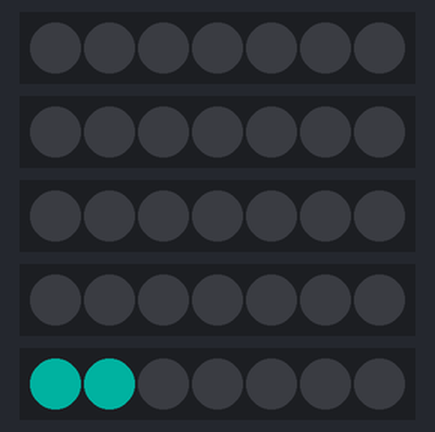
A sketch run on a simulated ESP32. On the bench: 5 × 7 RGB LEDs in strip order, left to right. Dim RGB values are drawn brighter than linear; WiFi joins after 1.5 s; servers stay silent unless stated; the local clock reads 2024-03-15 10:24:30 at power-on unless the sketch sets it; what the sketch prints to the serial monitor is not drawn.

Above: at 3.6 s.
At 4.6 s:
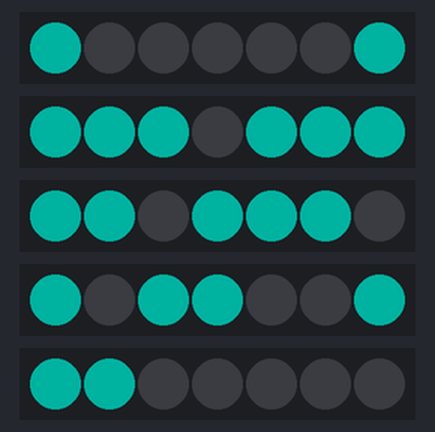
At 31.6 s:
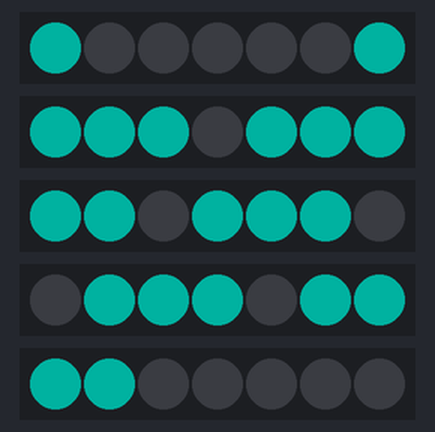
At 91.6 s:
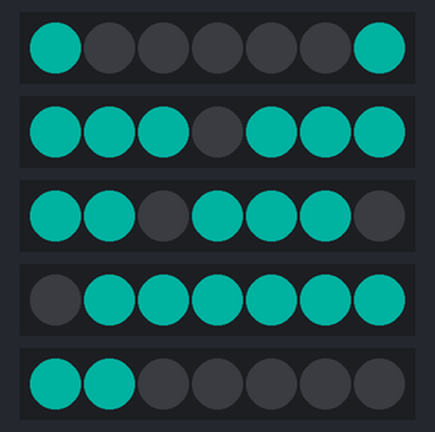
Timing chart, 0 to 93.1 s (numbered marks = the images above):
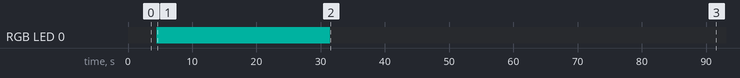

Measured:
- by itself, RGB LED 0: off → RGB(0, 59, 53) at 4.5 s, → off 27.0 s later
- what the display in image 0 shows lasts 1.0 s, from 3.5 s to 4.5 s
- what the display in image 1 shows lasts 27.0 s, from 4.5 s to 31.5 s
- what the display in image 2 shows lasts 60.1 s, from 31.5 s to 91.6 s

The sketch:

reloj_pro_a_casa_sol_iot.ino
```cpp
#include <WiFi.h>
#include "time.h"
#include <Wire.h>
#include <Adafruit_NeoPixel.h>

const char* ssid     = "ORT-IoT";
const char* password = "OrtIOTnew22";

const char* ntpServer = "pool.ntp.org";
const long  gmtOffset_sec = -10800;
const int   daylightOffset_sec = 0;

Adafruit_NeoPixel digito_1 = Adafruit_NeoPixel(7, 16, NEO_GRB + NEO_KHZ800);
Adafruit_NeoPixel digito_2 = Adafruit_NeoPixel(7, 17, NEO_GRB + NEO_KHZ800);
Adafruit_NeoPixel digito_3 = Adafruit_NeoPixel(7, 5, NEO_GRB + NEO_KHZ800);
Adafruit_NeoPixel digito_4 = Adafruit_NeoPixel(7, 18, NEO_GRB + NEO_KHZ800);
Adafruit_NeoPixel puntitos = Adafruit_NeoPixel(7, 19, NEO_GRB + NEO_KHZ800);

volatile unsigned long color = 0X009688;
void setup(){
  Serial.begin(115200);

  // Connect to Wi-Fi
  Serial.print("Connecting to ");
  Serial.println(ssid);
  WiFi.begin(ssid, password);
  while (WiFi.status() != WL_CONNECTED) {
    delay(500);
    Serial.print(".");
  }
  Serial.println("");
  Serial.println("WiFi connected.");

  // Init and get the time
  configTime(gmtOffset_sec, daylightOffset_sec, ntpServer);
  printLocalTime();

  //disconnect WiFi as it's no longer needed
  WiFi.disconnect(true);
  WiFi.mode(WIFI_OFF);

  digito_1.begin();
  digito_2.begin();
  digito_3.begin();
  digito_4.begin();
  puntitos.begin();

  digito_1.setBrightness(100);
  digito_2.setBrightness(100);
  digito_3.setBrightness(100);
  digito_4.setBrightness(100);
  puntitos.setBrightness(100);

  puntitos.setPixelColor(0, 0X009688);
  puntitos.setPixelColor(1, 0X009688);
  puntitos.show();
}

void loop(){
  delay(1000);
  printLocalTime();
}

void printLocalTime(){
  struct tm timeinfo;
  if(!getLocalTime(&timeinfo)){
    Serial.println("Failed to obtain time");
    return;
  }
  char hour[3];
  char minute[3];
  strftime(hour,3, "%H", &timeinfo);
  Serial.println(hour);
  strftime(minute,3, "%M", &timeinfo);
  Serial.println(minute);

  puntitos.setPixelColor(0, color);
  puntitos.setPixelColor(1, color);
  puntitos.show();

  switch (calcularDecena(atoi(hour))) {
    case 0: numero_0 (&digito_1); break;
    case 1: numero_1 (&digito_1); break;
    case 2: numero_2 (&digito_1); break;
    case 3: numero_3 (&digito_1); break;
    case 4: numero_4 (&digito_1); break;
    case 5: numero_5 (&digito_1); break;
    case 6: numero_6 (&digito_1); break;
    case 7: numero_7 (&digito_1); break;
    case 8: numero_8 (&digito_1); break;
    case 9: numero_9 (&digito_1); break;
  }

  switch (calcularUnidad(atoi(hour))) {
    case 0: numero_0 (&digito_2); break;
    case 1: numero_1 (&digito_2); break;
    case 2: numero_2 (&digito_2); break;
    case 3: numero_3 (&digito_2); break;
    case 4: numero_4 (&digito_2); break;
    case 5: numero_5 (&digito_2); break;
    case 6: numero_6 (&digito_2); break;
    case 7: numero_7 (&digito_2); break;
    case 8: numero_8 (&digito_2); break;
    case 9: numero_9 (&digito_2); break;
  }
  switch (calcularDecena(atoi(minute))) {
    case 0: numero_0 (&digito_3); break;
    case 1: numero_1 (&digito_3); break;
    case 2: numero_2 (&digito_3); break;
    case 3: numero_3 (&digito_3); break;
    case 4: numero_4 (&digito_3); break;
    case 5: numero_5 (&digito_3); break;
    case 6: numero_6 (&digito_3); break;
    case 7: numero_7 (&digito_3); break;
    case 8: numero_8 (&digito_3); break;
    case 9: numero_9 (&digito_3); break;
  }

  switch (calcularUnidad(atoi(minute))) {
    case 0: numero_0 (&digito_4); break;
    case 1: numero_1 (&digito_4); break;
    case 2: numero_2 (&digito_4); break;
    case 3: numero_3 (&digito_4); break;
    case 4: numero_4 (&digito_4); break;
    case 5: numero_5 (&digito_4); break;
    case 6: numero_6 (&digito_4); break;
    case 7: numero_7 (&digito_4); break;
    case 8: numero_8 (&digito_4); break;
    case 9: numero_9 (&digito_4); break;
  }
  delay(2000);
}

int calcularUnidad(int num) {
  return num % 10;
}

int calcularDecena(int num) {
  return (num/10) % 10;
}


void numero_0 (Adafruit_NeoPixel *tira){
  tira->setPixelColor(0, color);
  tira->setPixelColor(1, color);
  tira->setPixelColor(2, color);
  tira->setPixelColor(3, 0, 0, 0);
  tira->setPixelColor(4, color);
  tira->setPixelColor(5, color);
  tira->setPixelColor(6, color);

  tira->show();
}

void numero_1 (Adafruit_NeoPixel *tira){
  tira->setPixelColor(0, color);
  tira->setPixelColor(1, 0, 0, 0);
  tira->setPixelColor(2, 0, 0, 0);
  tira->setPixelColor(3, 0, 0, 0);
  tira->setPixelColor(4, 0, 0, 0);
  tira->setPixelColor(5, 0, 0, 0);
  tira->setPixelColor(6, color);

  tira->show();
}

void numero_2 (Adafruit_NeoPixel *tira){
  tira->setPixelColor(0, color);
  tira->setPixelColor(1, color);
  tira->setPixelColor(2, 0, 0, 0);
  tira->setPixelColor(3, color);
  tira->setPixelColor(4, color);
  tira->setPixelColor(5, color);
  tira->setPixelColor(6, 0, 0, 0);

  tira->show();
}

void numero_3 (Adafruit_NeoPixel *tira){
  tira->setPixelColor(0, color);
  tira->setPixelColor(1, color);
  tira->setPixelColor(2, 0, 0, 0);
  tira->setPixelColor(3, color);
  tira->setPixelColor(4, 0, 0, 0);
  tira->setPixelColor(5, color);
  tira->setPixelColor(6, color);

  tira->show();
}

void numero_4 (Adafruit_NeoPixel *tira){
  tira->setPixelColor(0, color);
  tira->setPixelColor(1, 0, 0, 0);
  tira->setPixelColor(2, color);
  tira->setPixelColor(3, color);
  tira->setPixelColor(4, 0, 0, 0);
  tira->setPixelColor(5, 0, 0, 0);
  tira->setPixelColor(6, color);

  tira->show();
}

void numero_5 (Adafruit_NeoPixel *tira){
  tira->setPixelColor(0, 0, 0, 0);
  tira->setPixelColor(1, color);
  tira->setPixelColor(2, color);
  tira->setPixelColor(3, color);
  tira->setPixelColor(4, 0, 0, 0);
  tira->setPixelColor(5, color);
  tira->setPixelColor(6, color);

  tira->show();
}

void numero_6 (Adafruit_NeoPixel *tira){
  tira->setPixelColor(0, 0, 0, 0);
  tira->setPixelColor(1, color);
  tira->setPixelColor(2, color);
  tira->setPixelColor(3, color);
  tira->setPixelColor(4, color);
  tira->setPixelColor(5, color);
  tira->setPixelColor(6, color);

  tira->show();
}

void numero_7 (Adafruit_NeoPixel *tira){
  tira->setPixelColor(0, color);
  tira->setPixelColor(1, color);
  tira->setPixelColor(2, 0, 0, 0);
  tira->setPixelColor(3, 0, 0, 0);
  tira->setPixelColor(4, 0, 0, 0);
  tira->setPixelColor(5, 0, 0, 0);
  tira->setPixelColor(6, color);

  tira->show();
}
void numero_8 (Adafruit_NeoPixel *tira){
  tira->setPixelColor(0, color);
  tira->setPixelColor(1, color);
  tira->setPixelColor(2, color);
  tira->setPixelColor(3, color);
  tira->setPixelColor(4, color);
  tira->setPixelColor(5, color);
  tira->setPixelColor(6, color);

  tira->show();
}

void numero_9 (Adafruit_NeoPixel *tira){
  tira->setPixelColor(0, color);
  tira->setPixelColor(1, color);
  tira->setPixelColor(2, color);
  tira->setPixelColor(3, color);
  tira->setPixelColor(4, 0, 0, 0);
  tira->setPixelColor(5, color);
  tira->setPixelColor(6, color);

  tira->show();
}
```
